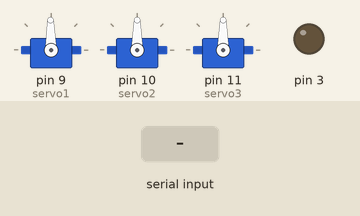
The sketch below on a simulated Arduino Uno, built with avr-gcc and run on an emulated ATmega328P. Shown: 3 × servo, output pins drawn as LEDs (lit = HIGH). Inputs (shaded band) come from the test bench.

Above: at 2.8 s.
2.9 s: "A" received over Serial
At 4.3 s:
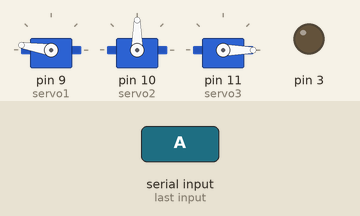
4.6 s: "N" received over Serial
At 5.7 s:
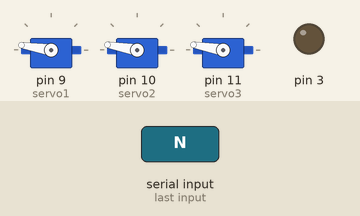
6.3 s: "A" received over Serial
At 7.0 s:
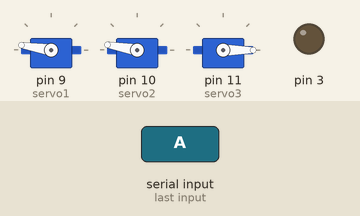
8.0 s: "Z" received over Serial
At 9.5 s:
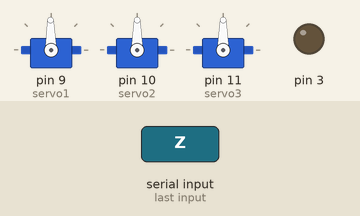
Timing chart, 0 to 10.7 s (numbered marks = the images above; inputs shaded):
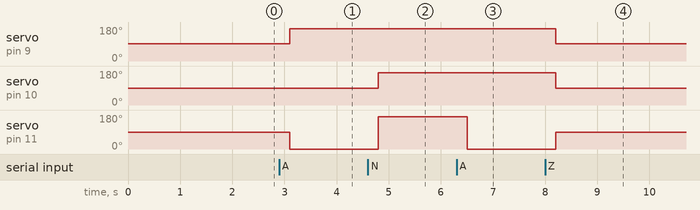

The sketch:

arduino.ino
```cpp
#include <Servo.h>
Servo servo1;
Servo servo2;
Servo servo3;
boolean debug = false;
long count = 1;
String input;
int ofset1 = 1;

void setup() {
  pinMode(3, OUTPUT);
  digitalWrite(3, LOW);

  servo1.attach(9);
  servo2.attach(10);
  servo3.attach(11);

  Serial.begin(9600); // opens serial port, sets data rate to 9600 bps
  while (!Serial) {
    ; // wait for serial port to connect. Needed foAr native USB port only
  }

  stopLine();
  for (int i = 0; i < 4; i++) {
    digitalWrite(5, HIGH);
    delay(100);
    digitalWrite(5, LOW);
    delay(100);
  }
  for (int i = 0; i < 4; i++) {
    digitalWrite(6, HIGH);
    delay(100);
    digitalWrite(6, LOW);
    delay(100);
  }
}


void loop() {
  if (Serial.available() > 0) {
    int inByte = Serial.read();
    digitalWrite(5, HIGH);
    delay(200);
    digitalWrite(5, LOW);
    switch (inByte) {
      case 65:
        startLine();
        break;
      case 78:
        dance();
        break;
      case 90:
        stopLine();
        break;
    }
  }
}

void startLine() {
  digitalWrite(6, HIGH);
  servo1.write(170 + ofset1);
  servo3.write(0);
}

void stopLine() {
  digitalWrite(6, LOW);
  servo1.write(90 + ofset1); // + 1 is ofset ofset
  servo2.write(90);
  servo3.write(90);
}

void dance() {
  digitalWrite(6, HIGH);
  servo1.write(170 + ofset1);
  servo2.write(170);
  servo3.write(170);
  delay(700);
  servo1.write(170 + ofset1);
  servo2.write(170);
  servo3.write(170);
}
```

Measured:
- after the input at 2.9 s, servo on pin 9 (servo1): 91° → 171° after 0.20 s; servo on pin 11 (servo3): 90° → 0° after 0.20 s
- after the input at 4.6 s, servo on pin 10 (servo2): 90° → 170° after 0.20 s; servo on pin 11 (servo3): 0° → 170° after 0.20 s
- after the input at 6.3 s, servo on pin 11 (servo3): 170° → 0° after 0.20 s
- after the input at 8.0 s, servo on pin 9 (servo1): 171° → 91° after 0.20 s; servo on pin 10 (servo2): 170° → 90° after 0.20 s; servo on pin 11 (servo3): 0° → 90° after 0.20 s
